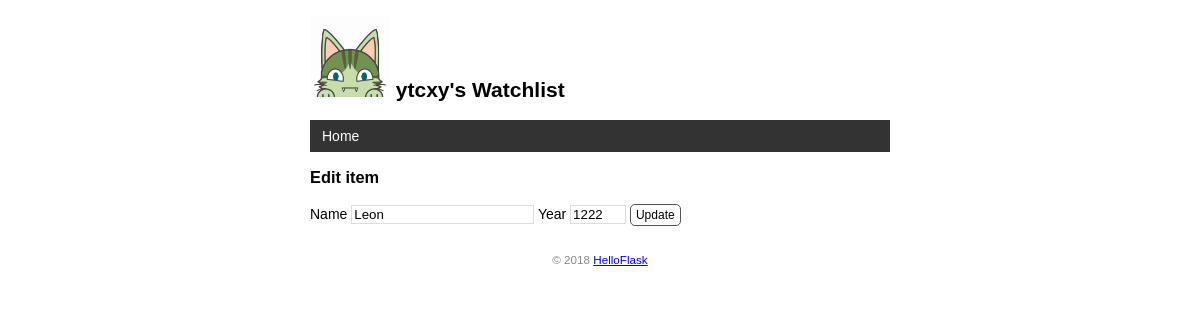
The app's page /movie/edit/1 with its own data.
### app.py (models this page shows)
class User(db.Model):
    id = db.Column(db.Integer, primary_key=True)
    name = db.Column(db.String(20))

class Movie(db.Model):
    id = db.Column(db.Integer, primary_key=True)
    title = db.Column(db.String(60))
    year = db.Column(db.String(4))

### app.py (the view, shortened to what this page needs)
@app.route('/movie/edit/<int:movie_id>', methods=['GET', 'POST'])
def edit(movie_id):
    movie = Movie.query.get_or_404(movie_id)
    return render_template('edit.html', movie=movie)

### app.py (called while the page is built)
@app.context_processor
def inject_user():
    user = User.query.first()
    return dict(user=user)

### templates/edit.html (shortened to what this page needs)
{% extends 'base.html' %}
{% block content %}
<h3>Edit item</h3>
<form method="post">
    Name <input type="text" name="title" autocomplete="off" required value="{{ movie.title }}">
    Year <input type="text" name="year" autocomplete="off" required value="{{ movie.year }}">
    <input class="btn" type="submit" name="submit" value="Update">
</form>
{% endblock %}

### templates/base.html (shortened to what this page needs)
<!DOCTYPE html>
<html lang="en">
<head>
    {% block head %}
    <link rel="stylesheet" href="{{ url_for('static', filename='style.css') }}" type="text/css">
    {% endblock %}
</head>
<body>
    <h2>
        <img alt="Avatar" class="avatar" src="{{ url_for('static', filename='images/avatar.png') }}">
        {{ user.name }}'s Watchlist
    </h2>
    <nav>
        <ul>
            <li><a href="{{ url_for('index') }}">Home</a></li>
        </ul>
    </nav>
    {% block content %}{% endblock %}
    <footer>
        <small>&copy; 2018 <a href="http://helloflask.com/tutorial">HelloFlask</a></small>
    </footer>
</body>
</html>

### static/style.css (style rules this page uses)
body { margin: auto; max-width: 580px; font-size: 14px; font-family: Helvetica, Arial, sans-serif; }
.avatar { width: 80px; }
input[type=submit] { font-family: inherit; }
input[type=text] { border: 1px solid #ddd; }
input[name=year] { width: 50px; }
.btn { font-size: 12px; padding: 3px 5px; text-decoration: none; cursor: pointer; background-color: white; color: black; border: 1px solid #555555; border-radius: 5px; }
nav ul { list-style-type: none; margin: 0; padding: 0; overflow: hidden; background-color: #333; }
nav li { float: left; }
nav li a { display: block; color: white; text-align: center; padding: 8px 12px; text-decoration: none; }
footer { color: #888; margin-top: 15px; text-align: center; padding: 10px; }

### records on screen
User: name "ytcxy"
Movie: title "Leon", year "1222"
